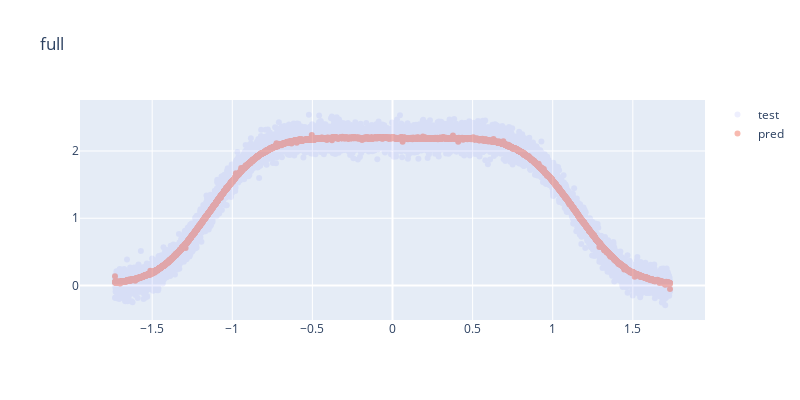

The cell this chart's notebook holds for it:
### Code cell
fig = go.Figure(data=[
    # trace_Xy(krr_sd_thin.X_fit_, krr_sd_thin.y_fit_, name='train coreset', alpha=1),
    trace_Xy(X_test, y_test, name='test', alpha=0.1),
    trace_Xy(X_test, pred_full, name='pred', alpha=0.4)
])
fig.update_layout(
    title='full',
    height=400,
    width=800,
)
fig.show()
# save fig
if save: fig.write_image(f"figures/{filename}_full.png")

### Figure 1 — Plotly figure (JSON) as saved in the notebook; plotly's stock layout.template omitted (floating-point values rounded to 4 significant figures; data arrays with more than 128 entries replaced by an {"elided": "..."} marker saying what was removed)
{"data": [{"mode": "markers", "name": "test", "opacity": 0.1, "type": "scatter", "x": {"elided": "10000 float values"}, "y": {"elided": "10000 float values"}}, {"mode": "markers", "name": "pred", "opacity": 0.4, "type": "scatter", "x": {"elided": "10000 float values"}, "y": {"elided": "10000 float values"}}], "layout": {"height": 400, "title": {"text": "full"}, "width": 800}}
